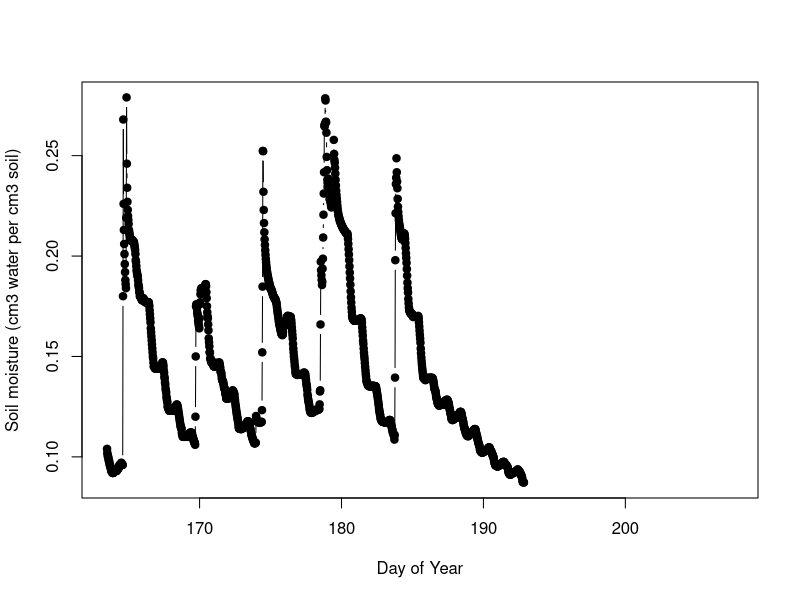
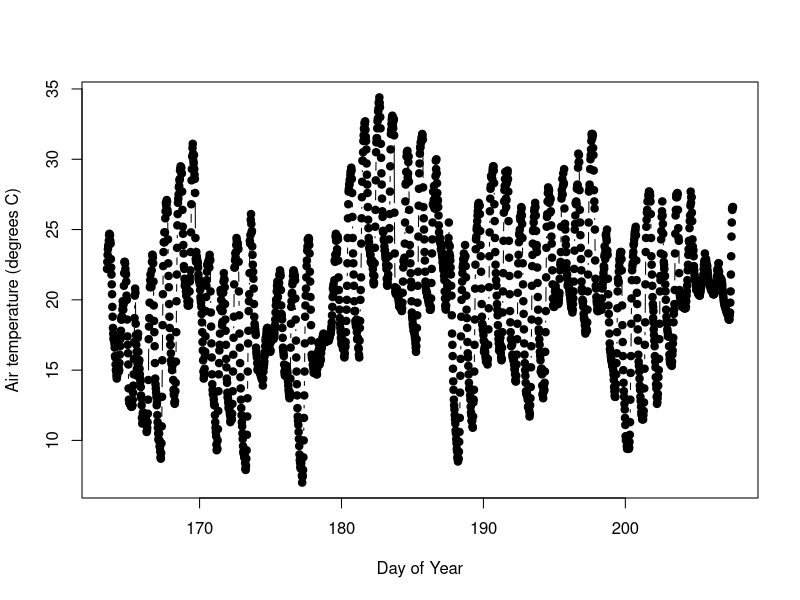
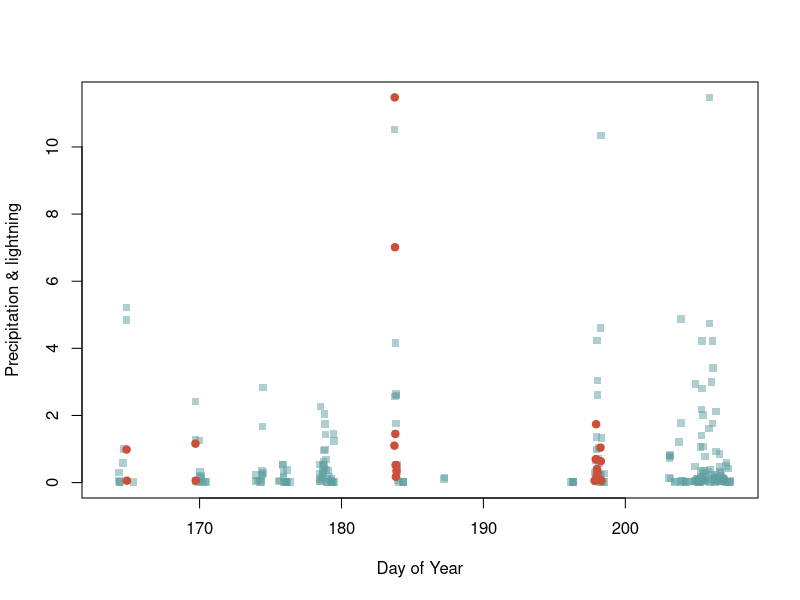
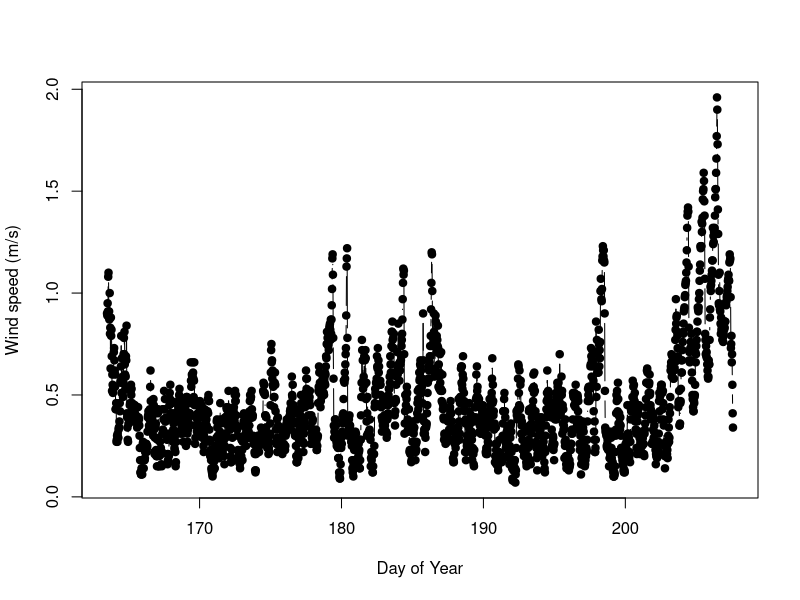
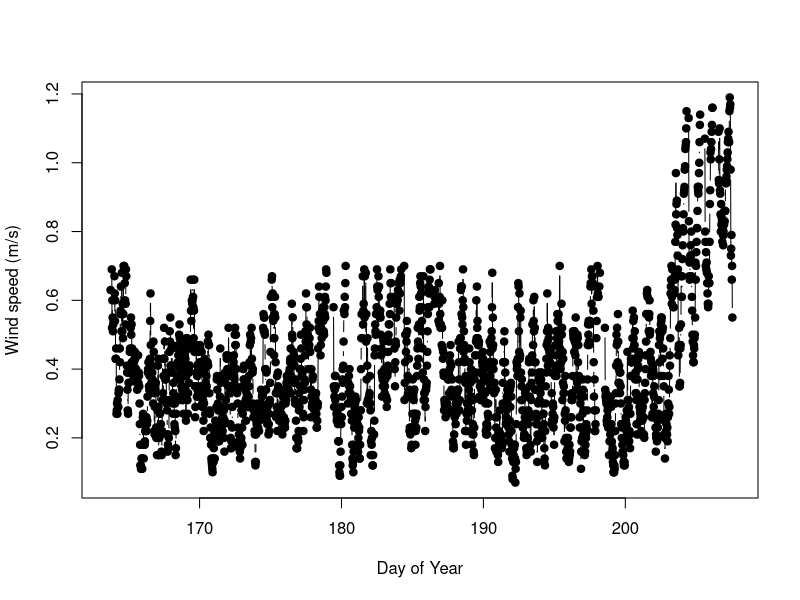
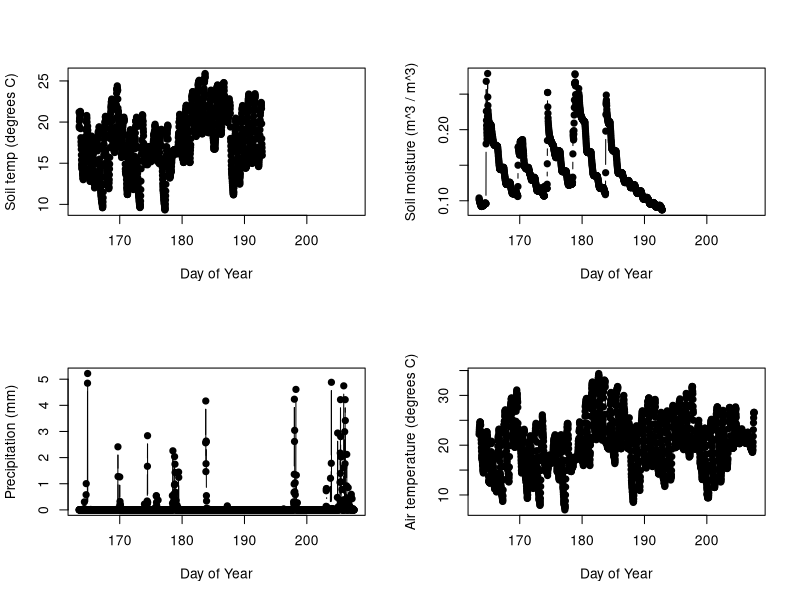
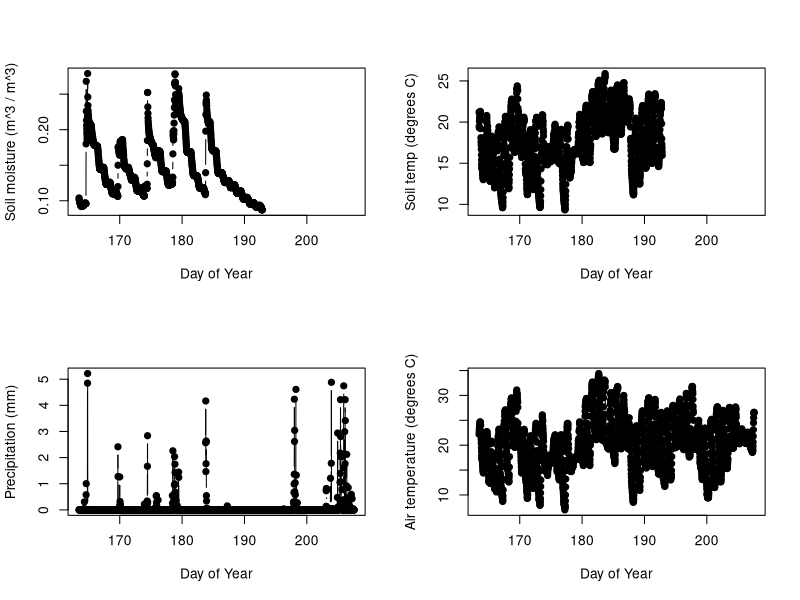

Here is the R script that generated these plots, in order:
# GEOG331 Activity 3 Script
# Andrew Xie
# 02/28/22

library(lubridate)

#create a function. The names of the arguments for your function will be in parentheses. Everything in curly brackets will be run each time the function is run.
assert <- function(statement,err.message){
  #if evaluates if a statement is true or false for a single item
  if(statement == FALSE){
    print(err.message)
  }
}

#read in the data file
#skip the first 3 rows since there is additional column info
#specify the the NA is designated differently
datW <- read.csv("data/bewkes/bewkes_weather.csv",
                 na.strings=c("#N/A"), skip=3, header=FALSE)
#preview data
print(datW[1,])

#get sensor info from file
# this data table will contain all relevant units
sensorInfo <-   read.csv("data/bewkes/bewkes_weather.csv",
                         na.strings=c("#N/A"), nrows=2)

print(sensorInfo)

#get column names from sensorInfo table
# and set weather station colnames  to be the same
colnames(datW) <-   colnames(sensorInfo)
#preview data
print(datW[1,])

#convert to standardized format
#date format is m/d/y
dates <- mdy_hm(datW$timestamp, tz= "America/New_York")

#calculate day of year
datW$doy <- yday(dates)
#calculate hour in the day
datW$hour <- hour(dates) + (minute(dates)/60)
#calculate decimal day of year
datW$DD <- datW$doy + (datW$hour/24)
#quick preview of new date calculations
datW[1,]

#make a plot with filled in points (using pch)
#line lines
plot(datW$DD, datW$soil.moisture, pch=19, type="b", xlab = "Day of Year",
     ylab="Soil moisture (cm3 water per cm3 soil)")

#make a plot with filled in points (using pch)
#line lines
plot(datW$DD, datW$air.temperature, pch=19, type="b", xlab = "Day of Year",
     ylab="Air temperature (degrees C)")

#I'm going to make a new column to work with that indicates that I am conducting QAQC
#because overwriting values should be done cautiously and can lead to confusing issues.
#It can be particularly confusing when you are just learning R.
#Here I'm using the ifelse function
#the first argument is a logical statement to be evaluated as true or false on a vector
#the second argument is the value that my air.tempQ1 column will be given if the statement
#is true. The last value is the value that will be given to air.tempQ1 if the statement is false.
#In this case it is just given the air temperature value
datW$air.tempQ1 <- ifelse(datW$air.temperature < 0, NA, datW$air.temperature)

#check the values at the extreme range of the data
#and throughout the percentiles
quantile(datW$air.tempQ1)

#look at days with really low air temperature
datW[datW$air.tempQ1 < 8,]  

#look at days with really high air temperature
datW[datW$air.tempQ1 > 33,]  

#plot precipitation and lightning strikes on the same plot
#normalize lighting strikes to match precipitation
lightscale <- (max(datW$precipitation)/max(datW$lightning.acvitivy)) * datW$lightning.acvitivy
#make the plot with precipitation and lightning activity marked
#make it empty to start and add in features
plot(datW$DD , datW$precipitation, xlab = "Day of Year", ylab = "Precipitation & lightning",
     type="n")
#plot precipitation points only when there is precipitation 
#make the points semi-transparent
points(datW$DD[datW$precipitation > 0], datW$precipitation[datW$precipitation > 0],
       col= rgb(95/255,158/255,160/255,.5), pch=15)        

#plot lightning points only when there is lightning     
points(datW$DD[lightscale > 0], lightscale[lightscale > 0],
       col= "tomato3", pch=19)

#filter out storms in wind and air temperature measurements
# filter all values with lightning that coincides with rainfall greater than 2mm or only rainfall over 5 mm.    
#create a new air temp column
datW$air.tempQ2 <- ifelse(datW$precipitation  >= 2 & datW$lightning.acvitivy >0, NA,
                          ifelse(datW$precipitation > 5, NA, datW$air.tempQ1))

# Start QUESTION 5 Here
assert(all(datW$DD[lightscale > 0] %in% datW$DD), "Error: Cannot subset datW w/ lightscale")
#End QUESTION 5 Here

# Start QUESTION 6 Here
# Make initial plot to detect suspect wind speed values
plot(datW$DD, datW$wind.speed, pch=19, type="b", xlab = "Day of Year",
     ylab="Wind speed (m/s)")

# Eliminate extraneous wind speed values
datW$wind.speedQ1 <- ifelse(datW$wind.speed > 0.7 & datW$DD < 200, NA,
                                 ifelse(datW$wind.speed > 1.2 & datW$DD > 200, NA, 
                                 ifelse(datW$wind.speed < 0.5 & datW$DD > 205, NA, datW$wind.speed)))

# Check if new temp wind speed column is not the same as the original wind speed column
assert(!setequal(datW$wind.speed, datW$wind.speedQ1), "Error: Data not filtered")

# Make line / point plot (Day of Year vs. Wind Speed)
plot(datW$DD, datW$wind.speedQ1, pch=19, type="b", xlab = "Day of Year",
     ylab="Wind speed (m/s)")
# End QUESTION 6 Here

# Start QUESTION 7 Here
# Make 4 plots at a time
par(mfrow = c(2,2))

# Generate four plots
plot(datW$DD, datW$soil.temp, pch=19, type="b", xlab = "Day of Year",
     ylab="Soil temp (degrees C)")

plot(datW$DD, datW$soil.moisture, pch=19, type="b", xlab = "Day of Year",
     ylab="Soil moisture (m^3 / m^3)")

# Precipitation contains a few extreme values to be removed
datW$precipitationQ1 <- ifelse(datW$precipitation > 6, NA, datW$precipitation)

plot(datW$DD, datW$precipitationQ1, pch=19, type="b", xlab = "Day of Year",
     ylab="Precipitation (mm)")

plot(datW$DD, datW$air.temperature, pch=19, type="b", xlab = "Day of Year",
     ylab="Air temperature (degrees C)")
# End QUESTION 7 Here

# Start QUESTION 8 Here
num_calc = length(datW$air.tempQ1) + length(datW$wind.speedQ1) + length(datW$precipitationQ1)
  length(datW$soil.moisture[!is.na(datW$soil.moisture)]) + length(datW$soil.temp[!is.na(datW$soil.temp)])

# Get earliest and latest days data was collected
# For soil, latest day is in mid-July due to the sensor malfunction
min_day = min(datW$timestamp)
max_day_soil = max(datW$timestamp[!is.na(datW$soil.moisture)])
max_day = max(datW$timestamp[is.na(datW$soil.moisture)])

# Find average air temperature (Accuracy = +/- 0.6 degrees C)
avg_air_temp = mean(datW$air.tempQ1, na.rm = TRUE)

#Find average wind speed (Accuracy = The greater of 0.3 m/s or 3% of measurement)
avg_wind_speed = mean(datW$wind.speedQ1, na.rm = TRUE)
# Check accuracy
accuracy_ws = 0.03 * avg_wind_speed

# Find average soil moisture (Accuracy = +/- 0.03 m^3/m^3)
avg_soil_mt = mean(datW$soil.moisture, na.rm = TRUE)

# Find average soil temperature (Accuracy = +/- 1 m)
avg_soil_temp = mean(datW$soil.temp, na.rm = TRUE)

# Find total precipitation (Accuracy = +/- 5% of measurement from 0 to 50 mm/h)
total_precip = sum(datW$precipitationQ1, na.rm = TRUE)
# Check accuracy
accuracy_precip = 0.05 * total_precip

# End QUESTION 8 Here

# Start QUESTION 9 Here
# Make 4 plots at a time
par(mfrow = c(2,2))

# Generate four plots
plot(datW$DD, datW$soil.moisture, pch=19, type="b", xlab = "Day of Year",
     ylab="Soil moisture (m^3 / m^3)")

plot(datW$DD, datW$soil.temp, pch=19, type="b", xlab = "Day of Year",
     ylab="Soil temp (degrees C)")

plot(datW$DD, datW$precipitationQ1, pch=19, type="b", xlab = "Day of Year",
     ylab="Precipitation (mm)")

plot(datW$DD, datW$air.tempQ1, pch=19, type="b", xlab = "Day of Year",
     ylab="Air temperature (degrees C)")
# End QUESTION 9 Here
